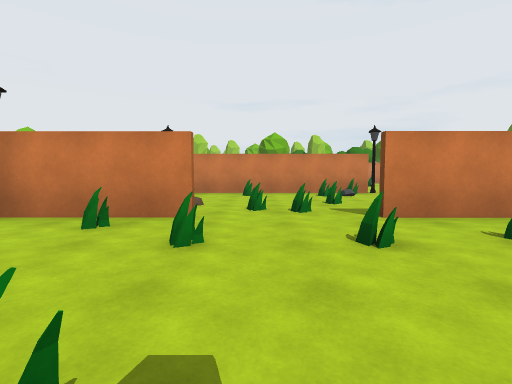
[1] (above)

20 first-person views from a walk through a 3-D level made in the Unity game engine. The camera is 1.3 m above the floor, tilts 4° down and sees 85° across. The floor is counted in squares, 2 m on a side. Each view is taken from the middle of a square. On the plan, view 1 faces up. The plan holds only what a view shows up to about 9 squares ahead; the rest is blank. The place goes on beyond the plan. The player character is not drawn.

[2]
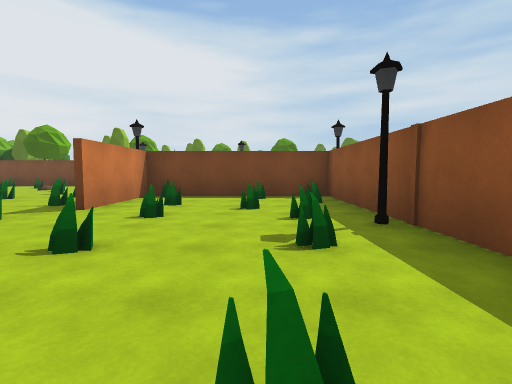

[3]
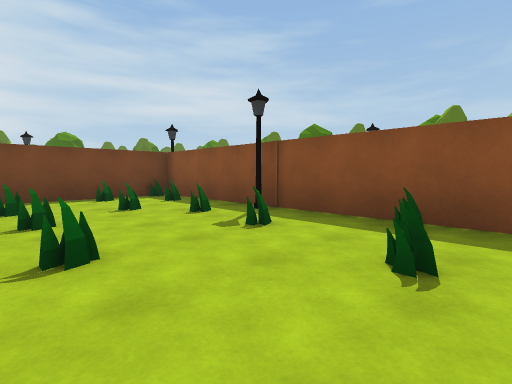

[4]
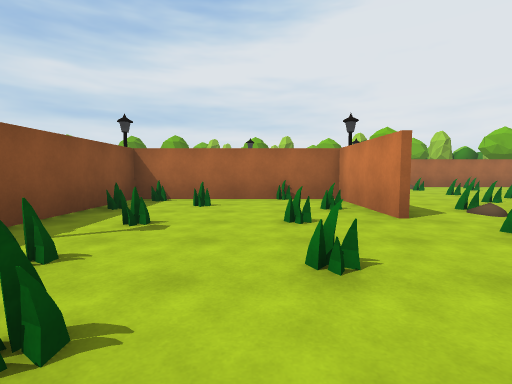

[5]
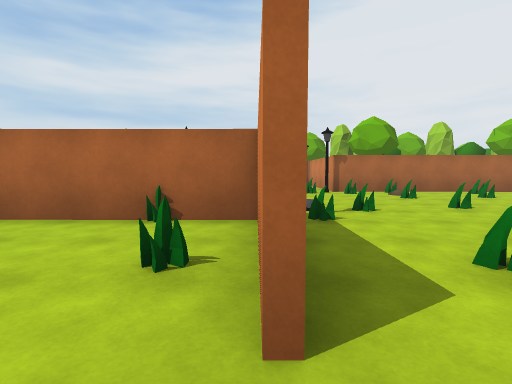

[6]
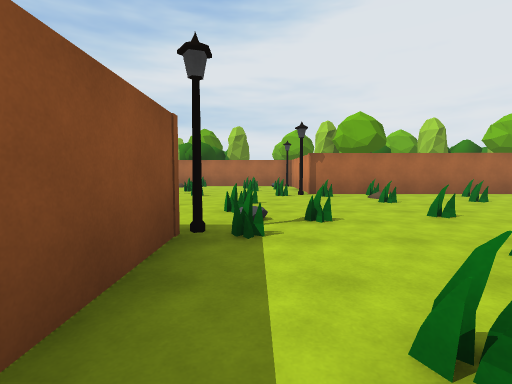

[7]
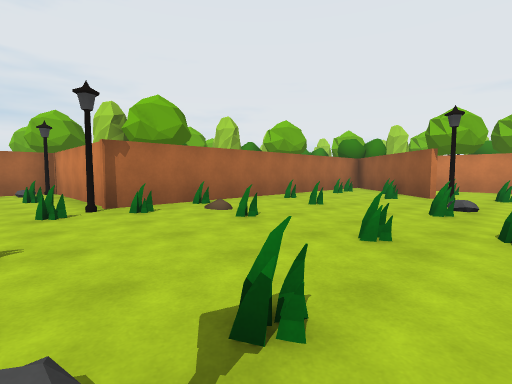

[8]
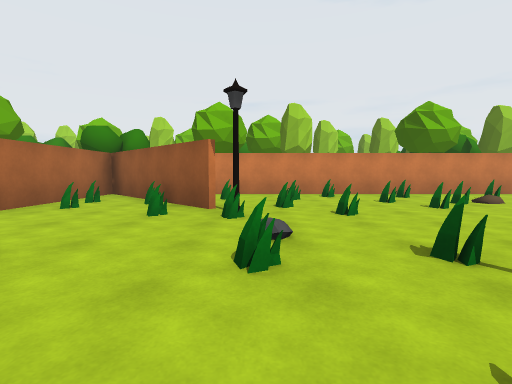

[9]
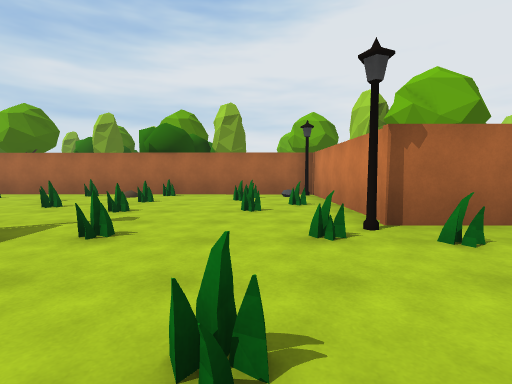

[10]
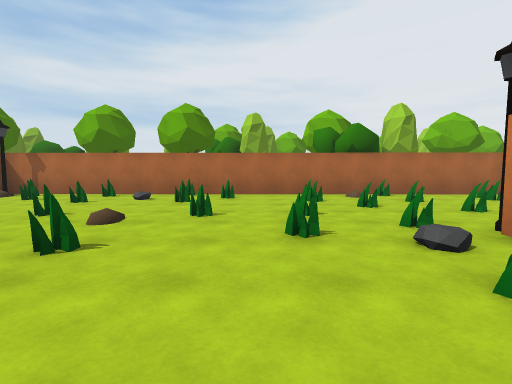

[11]
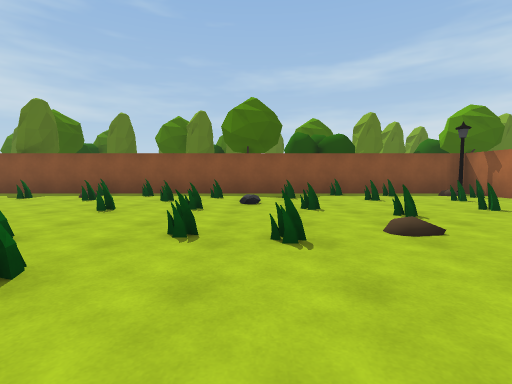

[12]
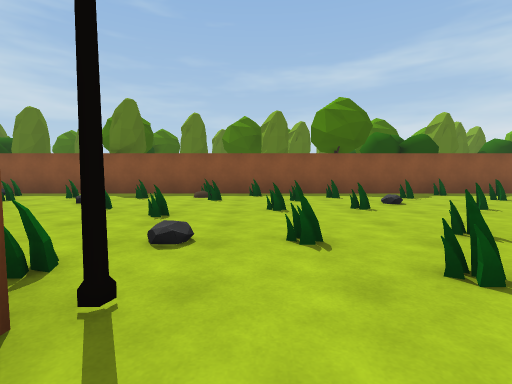

[13]
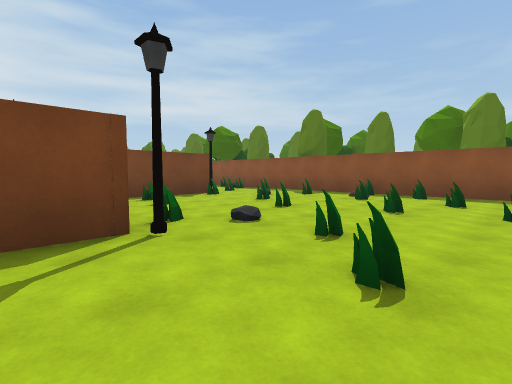

[14]
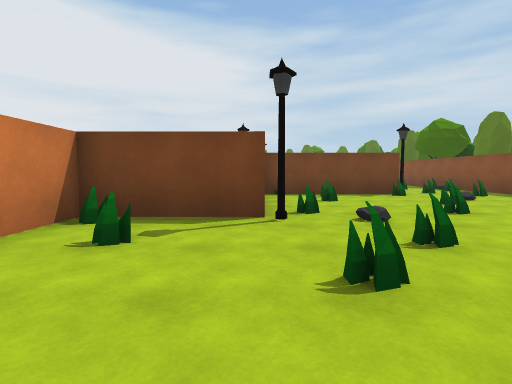

[15]
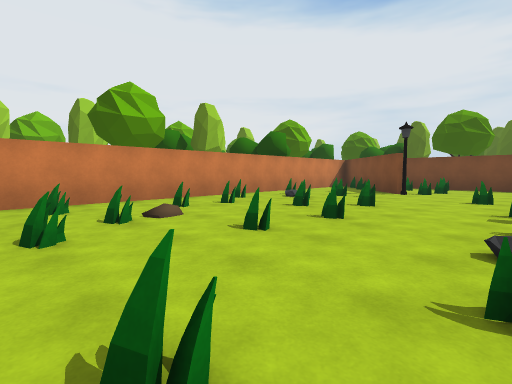

[16]
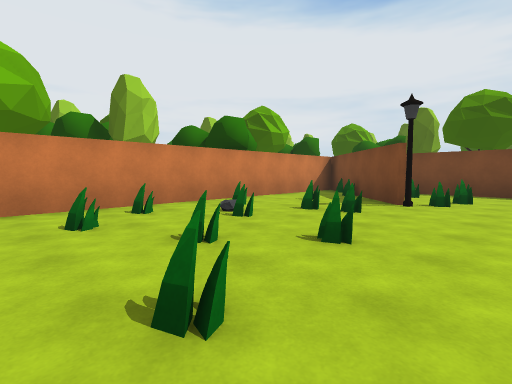

[17]
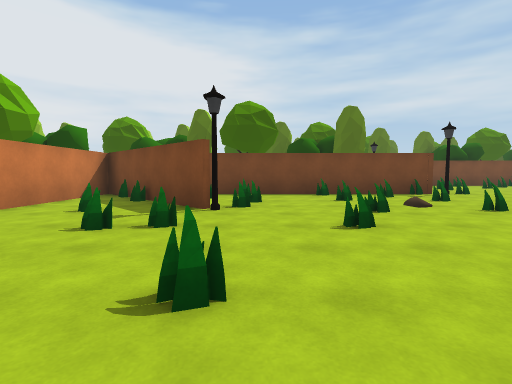

[18]
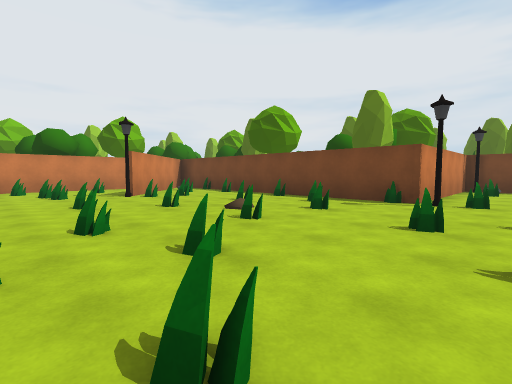

[19]
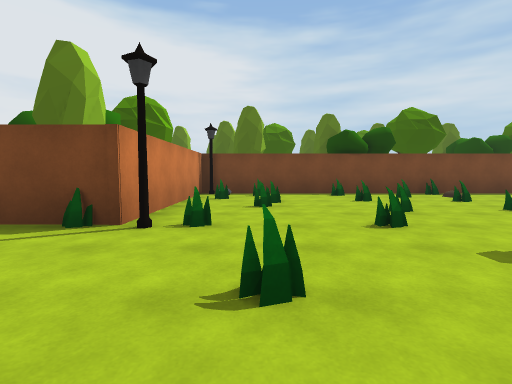

[20]
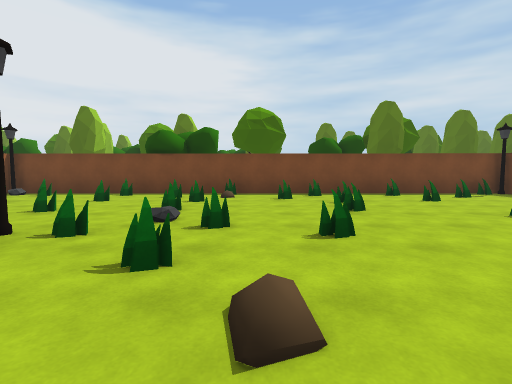

### Floor plan
Ten units are one square. View 1 is at (0, 0); x grows to the right and y downward. Boxes are objects, and circles mark ways between rooms. Rooms are numbered by the first view taken in them; rooms with no view inside come last. Other rooms are left out.
<svg viewBox="-150 -170 312 270">
<path fill="none" stroke="#000" d="M-9 -40 -35 -40M45 -40 18 -40M46 5 46 -35M-38 -35 -38 6M-35 10 44 10M-35 -42 -18 -42M36 -88 -20 -88M-40 6 -40 -16 -52 -16M-58 -129 -93 -165 -94 -67 -143 -67 -144 86 -25 86M4 54 4 12M75 -135 105 -165 -62 -165M80 -138 76 -133M-6 86 29 86M156 86 157 -67 104 -67 105 -136"/>
<rect x="5" y="5" width="10" height="10" fill="#bbb"><title>lamp</title></rect>
<rect x="-145" y="75" width="10" height="10" fill="#bbb"><title>lamp</title></rect>
<rect x="-145" y="-65" width="10" height="10" fill="#bbb"><title>lamp</title></rect>
<rect x="-95" y="-25" width="10" height="10" fill="#bbb"><title>lamp</title></rect>
<rect x="-95" y="-65" width="10" height="10" fill="#bbb"><title>lamp</title></rect>
<rect x="-55" y="-135" width="10" height="10" fill="#bbb"><title>lamp</title></rect>
<rect x="-45" y="5" width="10" height="10" fill="#bbb"><title>lamp</title></rect>
<rect x="-45" y="-45" width="10" height="10" fill="#bbb"><title>lamp</title></rect>
<rect x="-35" y="-95" width="10" height="10" fill="#bbb"><title>other object</title></rect>
<rect x="-15" y="85" width="10" height="10" fill="#bbb"><title>tree</title></rect>
<rect x="5" y="45" width="10" height="10" fill="#bbb"><title>lamp</title></rect>
<rect x="35" y="-95" width="10" height="10" fill="#bbb"><title>lamp</title></rect>
<rect x="45" y="5" width="10" height="10" fill="#bbb"><title>other object</title></rect>
<rect x="45" y="-45" width="10" height="10" fill="#bbb"><title>lamp</title></rect>
<rect x="65" y="-135" width="10" height="10" fill="#bbb"><title>lamp</title></rect>
<rect x="95" y="-25" width="10" height="10" fill="#bbb"><title>lamp</title></rect>
<rect x="95" y="-65" width="10" height="10" fill="#bbb"><title>lamp</title></rect>
<rect x="145" y="75" width="10" height="10" fill="#bbb"><title>lamp</title></rect>
<rect x="145" y="-65" width="10" height="10" fill="#bbb"><title>lamp</title></rect>
<circle cx="5" cy="-40" r="3" fill="#2a7"/>
<text x="10" y="-20">1</text>
<text x="0" y="-50">2</text>
</svg>
Room 1 opens to room 2.

Where each view was taken, in squares from view 1:
view 1: 0 up, 0 right, facing up
view 2: 1 up, 3 left, facing right
view 3: 3 up, 3 left, facing down-right
view 4: 2 up, 3 right, facing left
view 5: 4 up, 0 right, facing left
view 6: 5 up, 1 left, facing left
view 7: 5 up, 4 left, facing up-left
view 8: 8 up, 5 left, facing up
view 9: 5 up, 6 left, facing left
view 10: 1 down, 6 left, facing left
view 11: 0 up, 8 left, facing down
view 12: 0 up, 5 left, facing down
view 13: 0 up, 7 left, facing down-right
view 14: 1 down, 8 left, facing right
view 15: 10 up, 2 left, facing up-right
view 16: 11 up, 1 right, facing up-right
view 17: 12 up, 2 right, facing right
view 18: 5 up, 4 right, facing up-right
view 19: 5 up, 7 right, facing right
view 20: 1 down, 7 right, facing right
